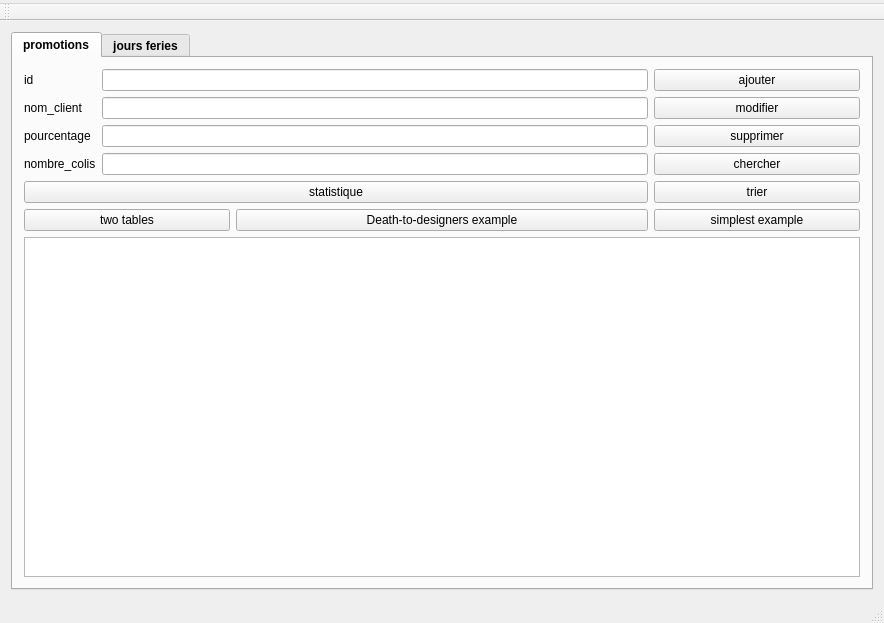
<?xml version="1.0" encoding="UTF-8"?>
<ui version="4.0">
 <class>MainWindow</class>
 <widget class="QMainWindow" name="MainWindow">
  <property name="geometry">
   <rect>
    <x>0</x>
    <y>0</y>
    <width>884</width>
    <height>623</height>
   </rect>
  </property>
  <property name="windowTitle">
   <string>tabpromotion</string>
  </property>
  <property name="styleSheet">
   <string notr="true">
background-image: url(:/res/res/fond.jpg);</string>
  </property>
  <widget class="QWidget" name="centralWidget">
   <layout class="QGridLayout" name="gridLayout_2">
    <item row="0" column="0">
     <widget class="QTabWidget" name="tabWidget">
      <property name="font">
       <font>
        <weight>75</weight>
        <bold>true</bold>
       </font>
      </property>
      <property name="cursor">
       <cursorShape>ArrowCursor</cursorShape>
      </property>
      <property name="autoFillBackground">
       <bool>false</bool>
      </property>
      <property name="styleSheet">
       <string notr="true">background-image: url(:/res/res/fond.jpg);
</string>
      </property>
      <property name="currentIndex">
       <number>0</number>
      </property>
      <property name="elideMode">
       <enum>Qt::ElideMiddle</enum>
      </property>
      <property name="usesScrollButtons">
       <bool>true</bool>
      </property>
      <property name="documentMode">
       <bool>false</bool>
      </property>
      <property name="tabsClosable">
       <bool>false</bool>
      </property>
      <property name="movable">
       <bool>false</bool>
      </property>
      <property name="tabBarAutoHide">
       <bool>false</bool>
      </property>
      <widget class="QWidget" name="setModel">
       <attribute name="title">
        <string>promotions</string>
       </attribute>
       <layout class="QGridLayout" name="gridLayout">
        <item row="5" column="1" colspan="2">
         <widget class="QPushButton" name="pushButton_5">
          <property name="styleSheet">
           <string notr="true">border-width: 2px;
background-image:url(:/Desktop/multimedia/white.png);</string>
          </property>
          <property name="text">
           <string>Death-to-designers example</string>
          </property>
         </widget>
        </item>
        <item row="2" column="3">
         <widget class="QPushButton" name="pb_supprimer">
          <property name="styleSheet">
           <string notr="true">border-width: 2px;
background-image:url(:/Desktop/multimedia/white.png);</string>
          </property>
          <property name="text">
           <string>supprimer</string>
          </property>
         </widget>
        </item>
        <item row="4" column="3">
         <widget class="QPushButton" name="pb_trier">
          <property name="styleSheet">
           <string notr="true">border-width: 2px;
background-image:url(:/Desktop/multimedia/white.png);</string>
          </property>
          <property name="text">
           <string>trier</string>
          </property>
         </widget>
        </item>
        <item row="1" column="3">
         <widget class="QPushButton" name="pb_modifier">
          <property name="styleSheet">
           <string notr="true">border-width: 2px;
background-image:url(:/Desktop/multimedia/white.png);</string>
          </property>
          <property name="text">
           <string>modifier</string>
          </property>
         </widget>
        </item>
        <item row="3" column="3">
         <widget class="QPushButton" name="pb_rechercher">
          <property name="styleSheet">
           <string notr="true">border-width: 2px;
background-image:url(:/Desktop/multimedia/white.png);</string>
          </property>
          <property name="text">
           <string>chercher</string>
          </property>
         </widget>
        </item>
        <item row="5" column="0">
         <widget class="QPushButton" name="pushButton_6">
          <property name="styleSheet">
           <string notr="true">border-width: 2px;
background-image:url(:/Desktop/multimedia/white.png);</string>
          </property>
          <property name="text">
           <string>two tables</string>
          </property>
         </widget>
        </item>
        <item row="4" column="0" colspan="3">
         <widget class="QPushButton" name="pb_statistique">
          <property name="styleSheet">
           <string notr="true">border-width: 2px;
background-image:url(:/Desktop/multimedia/white.png);</string>
          </property>
          <property name="text">
           <string>statistique</string>
          </property>
         </widget>
        </item>
        <item row="6" column="0" colspan="4">
         <widget class="QTableView" name="tabpromotion">
          <property name="styleSheet">
           <string notr="true">background-image:url(:/Desktop/multimedia/white.png);</string>
          </property>
         </widget>
        </item>
        <item row="5" column="3">
         <widget class="QPushButton" name="pushButton_4">
          <property name="styleSheet">
           <string notr="true">border-width: 2px;
background-image:url(:/Desktop/multimedia/white.png);</string>
          </property>
          <property name="text">
           <string>simplest example</string>
          </property>
         </widget>
        </item>
        <item row="0" column="3">
         <widget class="QPushButton" name="pb_ajouter">
          <property name="styleSheet">
           <string notr="true">border-width: 2px;
background-image:url(:/Desktop/multimedia/white.png);</string>
          </property>
          <property name="text">
           <string>ajouter</string>
          </property>
         </widget>
        </item>
        <item row="0" column="0" rowspan="4" colspan="3">
         <layout class="QHBoxLayout" name="horizontalLayout">
          <item>
           <layout class="QVBoxLayout" name="verticalLayout">
            <item>
             <widget class="QLabel" name="id">
              <property name="styleSheet">
               <string notr="true">border-width: 2px;
border-color: white;
background-image:url(:/Desktop/multimedia/white.png);</string>
              </property>
              <property name="text">
               <string>id</string>
              </property>
             </widget>
            </item>
            <item>
             <widget class="QLabel" name="nom_client">
              <property name="styleSheet">
               <string notr="true">border-width: 2px;
border-color: white;
background-image:url(:/Desktop/multimedia/white.png);</string>
              </property>
              <property name="text">
               <string>nom_client</string>
              </property>
             </widget>
            </item>
            <item>
             <widget class="QLabel" name="pourcentage">
              <property name="styleSheet">
               <string notr="true">border-width: 2px;
border-color: white;
background-image:url(:/Desktop/multimedia/white.png);</string>
              </property>
              <property name="text">
               <string>pourcentage</string>
              </property>
             </widget>
            </item>
            <item>
             <widget class="QLabel" name="label">
              <property name="styleSheet">
               <string notr="true">border-width: 2px;
background-image:url(:/Desktop/multimedia/white.png);</string>
              </property>
              <property name="text">
               <string>nombre_colis</string>
              </property>
             </widget>
            </item>
           </layout>
          </item>
          <item>
           <layout class="QGridLayout" name="gridLayout_4">
            <item row="3" column="0">
             <widget class="QLineEdit" name="lineEdit_pourcentage">
              <property name="styleSheet">
               <string notr="true">border-width: 2px;
border-color: white;
background-image:url(:/Desktop/multimedia/white.png);</string>
              </property>
             </widget>
            </item>
            <item row="2" column="0">
             <widget class="QLineEdit" name="lineEdit_nom_client">
              <property name="styleSheet">
               <string notr="true">border-width: 2px;
border-color: white;
background-image:url(:/Desktop/multimedia/white.png);</string>
              </property>
             </widget>
            </item>
            <item row="4" column="0">
             <widget class="QLineEdit" name="lineEdit_nombre_colis">
              <property name="styleSheet">
               <string notr="true">border-width: 2px;
background-image:url(:/Desktop/multimedia/white.png);</string>
              </property>
             </widget>
            </item>
            <item row="0" column="0">
             <widget class="QLineEdit" name="lineEdit_id">
              <property name="styleSheet">
               <string notr="true">border-width: 2px;
border-color: white;
background-image:url(:/Desktop/multimedia/white.png);</string>
              </property>
             </widget>
            </item>
           </layout>
          </item>
         </layout>
        </item>
       </layout>
      </widget>
      <widget class="QWidget" name="tab_2">
       <attribute name="title">
        <string>jours feries</string>
       </attribute>
       <layout class="QGridLayout" name="gridLayout_3">
        <item row="5" column="2">
         <widget class="QPushButton" name="pushButton_7">
          <property name="styleSheet">
           <string notr="true">border-width: 2px;
background-image:url(:/Desktop/multimedia/white.png);</string>
          </property>
          <property name="text">
           <string>simplest example</string>
          </property>
         </widget>
        </item>
        <item row="3" column="2">
         <widget class="QPushButton" name="pb_rechercher2">
          <property name="styleSheet">
           <string notr="true">border-width: 2px;
background-image:url(:/Desktop/multimedia/white.png);</string>
          </property>
          <property name="text">
           <string>chercher</string>
          </property>
         </widget>
        </item>
        <item row="5" column="0">
         <widget class="QPushButton" name="pushButton_9">
          <property name="styleSheet">
           <string notr="true">border-width: 2px;
background-image:url(:/Desktop/multimedia/white.png);</string>
          </property>
          <property name="text">
           <string>two tables</string>
          </property>
         </widget>
        </item>
        <item row="0" column="2">
         <widget class="QPushButton" name="pb_ajouter2">
          <property name="styleSheet">
           <string notr="true">border-width: 2px;
background-image:url(:/Desktop/multimedia/white.png);</string>
          </property>
          <property name="text">
           <string>ajouter</string>
          </property>
         </widget>
        </item>
        <item row="2" column="2">
         <widget class="QPushButton" name="pb_supprimer2">
          <property name="styleSheet">
           <string notr="true">border-width: 2px;
background-image:url(:/Desktop/multimedia/white.png);</string>
          </property>
          <property name="text">
           <string>supprimer</string>
          </property>
         </widget>
        </item>
        <item row="4" column="2">
         <widget class="QPushButton" name="pb_trier2">
          <property name="styleSheet">
           <string notr="true">border-width: 2px;
background-image:url(:/Desktop/multimedia/white.png);</string>
          </property>
          <property name="text">
           <string>trier</string>
          </property>
         </widget>
        </item>
        <item row="0" column="0" rowspan="5">
         <layout class="QVBoxLayout" name="verticalLayout_4">
          <item>
           <widget class="QLabel" name="label_5">
            <property name="styleSheet">
             <string notr="true">background-image:url(:/Desktop/multimedia/white.png);</string>
            </property>
            <property name="text">
             <string>nom_jour</string>
            </property>
           </widget>
          </item>
          <item>
           <widget class="QLabel" name="label_8">
            <property name="styleSheet">
             <string notr="true">background-image:url(:/Desktop/multimedia/white.png);</string>
            </property>
            <property name="text">
             <string>jour</string>
            </property>
           </widget>
          </item>
          <item>
           <widget class="QLabel" name="label_9">
            <property name="styleSheet">
             <string notr="true">background-image:url(:/Desktop/multimedia/white.png);</string>
            </property>
            <property name="text">
             <string>mois</string>
            </property>
           </widget>
          </item>
         </layout>
        </item>
        <item row="0" column="1" rowspan="5">
         <layout class="QVBoxLayout" name="verticalLayout_5">
          <item>
           <widget class="QLineEdit" name="lineEdit_nom_jour">
            <property name="styleSheet">
             <string notr="true">background-image:url(:/Desktop/multimedia/white.png);</string>
            </property>
           </widget>
          </item>
          <item>
           <widget class="QLineEdit" name="lineEdit_jour">
            <property name="styleSheet">
             <string notr="true">background-image:url(:/Desktop/multimedia/white.png);</string>
            </property>
           </widget>
          </item>
          <item>
           <widget class="QLineEdit" name="lineEdit_mois">
            <property name="styleSheet">
             <string notr="true">background-image:url(:/Desktop/multimedia/white.png);</string>
            </property>
           </widget>
          </item>
         </layout>
        </item>
        <item row="1" column="2">
         <widget class="QPushButton" name="pb_modifier2">
          <property name="styleSheet">
           <string notr="true">border-width: 2px;
background-image:url(:/Desktop/multimedia/white.png);</string>
          </property>
          <property name="text">
           <string>modifier</string>
          </property>
         </widget>
        </item>
        <item row="5" column="1">
         <widget class="QPushButton" name="pushButton_8">
          <property name="styleSheet">
           <string notr="true">border-width: 2px;
background-image:url(:/Desktop/multimedia/white.png);</string>
          </property>
          <property name="text">
           <string>Death-to-designers example</string>
          </property>
         </widget>
        </item>
        <item row="7" column="0" colspan="3">
         <widget class="QTableView" name="tabjoursferies">
          <property name="styleSheet">
           <string notr="true">background-image:url(:/Desktop/multimedia/white.png);</string>
          </property>
         </widget>
        </item>
       </layout>
      </widget>
     </widget>
    </item>
   </layout>
  </widget>
  <widget class="QMenuBar" name="menuBar">
   <property name="geometry">
    <rect>
     <x>0</x>
     <y>0</y>
     <width>884</width>
     <height>30</height>
    </rect>
   </property>
   <widget class="QMenu" name="menu">
    <property name="title">
     <string/>
    </property>
   </widget>
   <addaction name="menu"/>
  </widget>
  <widget class="QToolBar" name="mainToolBar">
   <attribute name="toolBarArea">
    <enum>TopToolBarArea</enum>
   </attribute>
   <attribute name="toolBarBreak">
    <bool>false</bool>
   </attribute>
  </widget>
  <widget class="QStatusBar" name="statusBar"/>
 </widget>
 <layoutdefault spacing="6" margin="11"/>
 <resources/>
 <connections/>
</ui>
